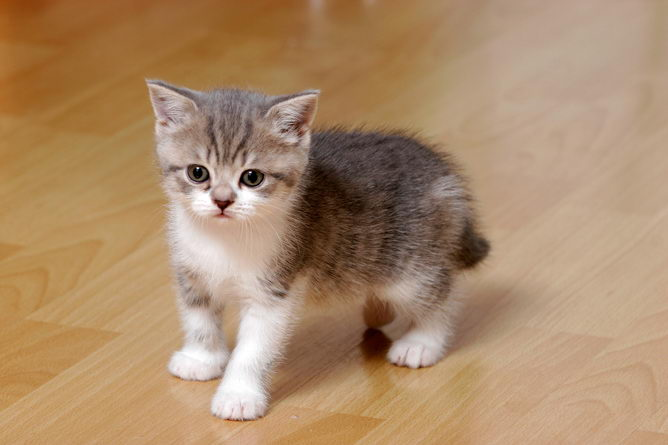
#> input picture healthykitten.jpg, 668 x 445 px
$ jupyter execute --allow-errors NumpyAndMatplotlib.ipynb   (shell and % lines are left out)   (older library calls are emulated)
#> lines starting #> are read from the running program, lines starting #| are printed output that depends on the picture
<font color="#551A8B">
# Introduction to Matplotlib and Numpy

At the top of each Python program, you should begin with <font color='green'>**import**<font color='black'> statements for each of the external modules that you plan to use. In this tutorial notebook, you will learn about some of the objects and functions found in the **Numpy** and **Matplotlib** modules.

Importing a module brings each of it's functions and objects into the current namespace only once per kernel. Even if you rerun the import code block again, the modules will not be reimported. This is less important for pre-made modules such as Numpy or Matplotlib, but it is good to be aware of if later on you write your own modules and then want to import an updated version.

<br>
<br>
In the code block below, matplotlib and numpy are imported and then, using the <font color='green'>**as**<font color="black"> keyword, assigned names that will be used to access their libraries within this kernel.

[cell 1]
import matplotlib.pyplot as plt # this imports matplotlib.pyplot using the name plt
import numpy as np # this imports numpy using the name np

# the below command tells the Jupyter notebook to produce plots within the browser

To use a function found within a module, use the following syntax: **<font color = 'blue'> module<font color = 'red'>.<font color = 'blue'>function**

<font color="#33A1DE">
#### Example:

[cell 2]
# create a list
ex_list = [12, 10,  5,  7,  6, 14,  1,  2]

# use numpy to find the standard deviation
np.std(ex_list)

<font color="#551A8B">
## Part 1: Numpy arrays

Start by opening the numpy reference guide for quick access during the remainder of this tutorial: https://docs.scipy.org/doc/numpy-1.13.0/reference/

Numpy contains functions to support the manipulation and analysis of arrays and lists. The background code contained in the numpy module is actually C and Fortran based and as a result, operations involving Numpy arrays tend to be considerably faster than the same operations on Python's built-in iteratable objects.

For this reason, we recommend using Numpy arrays for any large dataset instead of Python lists or tuples.

<font color="#33A1DE">
#### Example:

[cell 3]
# start by timing the numpy summation of a Python list

# make a python list containing 1000 random numbers
ex_list = [x for x in np.random.random(1000)]

# time how long it takes to sum the list

[cell 4]
# now cast the list to a numpy array and repeat the timer

ex_array = np.array(ex_list)

#### Generating numpy arrays

Now that you have seem one advantage of using Numpy arrays over Python lists, let's start an exploration of the Numpy array object.

<font color="#33A1DE">
#### Example: Casting a Python list to a Numpy array

[cell 5]
# create an empty list
example_list = []

# populate the list with all integers between 0 and 1000, divisible by 7
for n in range(1000):

    if n%7 == 0: example_list.append(n)

# cast the list to a Numpy array
np_array = np.array(example_list)

# print the results
print(np_array)

<font color="#EE7621">
### Task 1.1
<font color = "black"><br>

Below are examples of several Numpy array building routines.

* Uncomment each "x =" line one at a time and see the different arrays generated.
* Experiment with changing the parameters provided to the function and observe how the generated array changes.
* Uncomment the help lines to learn more about each array generation function.

[cell 6]
# this first example creates a python list [1,2,3,4,5,6,7,8,9]
# which is right away cast into a numpy array
x = np.array([1,2,3,4,5,6,7,8,9])

# [24 lines of commented-out code are left out]

print(x)

#### Indexing Numpy arrays

Below is a $6\times5$ numpy array of random integers.

[cell 7]
x = np.random.randint(100, size=(6,5))

print(x)

<font color="#EE7621">
### Task 1.2
<font color = "black"><br>

Read about numpy array indexing here: http://scipy-cookbook.readthedocs.io/items/Indexing.html

* print the element from the above array at row = 2, column = 3 (note: row and column counting starts at 0)
* print the entire first row
* print the entire first column
* print the 2D slice of the array from row = 1 to row = 5, and column = 1 to column = 4

<font color="#EE7621">
### Task 1.3
<font color = "black"><br>

Read about the numpy array indexing routines here: https://docs.scipy.org/doc/numpy-1.13.0/reference/routines.indexing.html

* Use the **where** routine to print the elements of the above array that are greater than 20
* Use the **diagonal** routine to print the elements along the diagonal

#### Array operations

Simple mathematical operations on Numpy arrays are element-wise. This means that the operation is done to each element individually.

<font color="#33A1DE">
#### Example:

[cell 8]
x = np.random.randint(20, size=5)
print('x =', x , '\n')

print('x + 2 =' , x + 2)
print('x - 2 =' , x - 2)
print('x * 2 =' , x * 2)
print('x / 2 =' , x / 2)
print('x ** 2 =' , x ** 2)

With two numpy arrays (of the same dimensions), element-wise operations are also simple.

<font color="#33A1DE">
#### Example:

[cell 9]
# for example

x = np.random.randint(1,20, size=5)
y = np.random.randint(1,20, size=5)

print('x =', x)
print('y =', y , '\n')

print('x + y =', x+y)
print('x - y =', x-y)
print('x * y =', x*y)
print('x / y =', x/y)

Some useful **attributes** (variables) associated with the Numpy array object are:
* shape
* size
* ndim
* T

Some useful **methods** (functions) associated with the Numpy array object are:
* min
* max
* mean
* copy

<font color="#EE7621">
### Task 1.4
<font color = "black"><br>
Experiment with each of the properties listed above using the Numpy array defined in the code block below. For example, try:

* x.shape
* x.shape[0] or x.shape[1]
* x.size
* x.ndim
* x.ndim[0] or x.ndim[1]
* x.T
* x.min() or x.max()
* x.mean()
* x.copy()

[cell 10]
x = np.random.randint(100, size=(4,8))

print(x)

<font color="#EE7621">
### Task 1.5
<font color = "black"><br>

* Read the code in the **two** block below. Can you explain what is happening here? There are times when this might be useful, but often this effect is not intended by the coder and has unexpected consequences.

* Use the Numpy array copy method to prevent the inadvertent change to array x

[cell 11]
x = np.random.randint(100, size=(4,8))
print('x =', x, '\n')

y = x
print('y =', y, '\n')

y[0] = 1
print('x =', x)

[cell 12]
def example(x):

    x[1] = 0

x = np.random.randint(100, size=(4,8))
print('x =', x, '\n')

example(x)
print('x =', x, '\n')

<font color="#EE7621">
### Task 1.6
<font color = "black"><br>

The Numpy module contains many useful functions for analysing, manipulating, and performing mathematical and statistical operations on Numpy arrays. Start by opening each of the links below and reading about the available routines.
* Array manipulation routines: https://docs.scipy.org/doc/numpy-1.13.0/reference/routines.array-manipulation.html
* Linear algebra: https://docs.scipy.org/doc/numpy-1.13.0/reference/routines.linalg.html
* Statistics: https://docs.scipy.org/doc/numpy-1.13.0/reference/routines.statistics.html

Choose functions that interest you from each package and experiment with their use on the arrays provided in the code block below.

[cell 13]
a = np.random.randint(100, size=(9,8))
b = np.random.randint(100, size=(9,8))
c = np.random.randint(100, size=(8,9))

<font color="#551A8B">
## Part 2: Making plots with Matplotlib
<font color = "black"><br>

Matplotlib contains functions and objects which can be used to generate 1D and 2D plots, scatter plots, histograms, and images. In this section, we will explore 1D plotting using Matplotlib.

Start by opening the matplotlib documentation website so you have it available for reference: https://matplotlib.org/2.2.2/tutorials/index.html

<font color="#33A1DE">
#### Example 1: A labeled 1D plot

[cell 14]
# --------------------- create some data to plot ---------------------
x = np.linspace(0,20,50)
y = 2*x**2 + 3*x + 4

# ------------------------------ plotting ----------------------------

# plot the data as a red solid line
plt.plot(x,y, 'r-')

# label the plot
plt.xlabel('x', fontsize=15)
plt.ylabel('y', fontsize=15)
plt.title('Example 1: $2x^2 + 3x + 4$', fontsize=15) # note that you can use latex in labels

# add a grid
plt.grid('on')

# increase the axis tick (numbers) font size
plt.tick_params(labelsize=12)
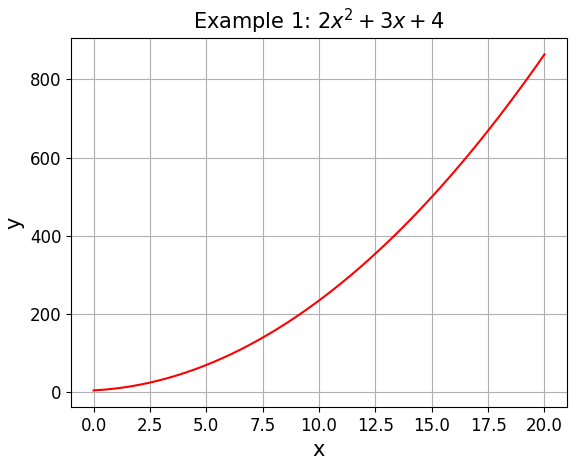
#> figure drawn by matplotlib, 1 panel; curve peaks at x = 20, y = 864

<font color="#33A1DE">
#### Example 2: Adding a legend, changing the figure size, and managing the axis range

[cell 15]
# --------------------- create some data to plot ---------------------
t = np.linspace(0,2*np.pi,50)
d1 = 2*t
d2 = 2*t + 0.5*3*t*t

# ------------------------------ plotting ----------------------------

# set the figure size
plt.figure(figsize=(6,4))

# plot two lines
plt.plot(t, d1, 'r--', label='constant spend') # red dashed line
plt.plot(t, d2, 'g-o', label='accelerated motion') # green line with circle markers

# label the plots
plt.xlabel('time (s)', fontsize=15)
plt.ylabel('distance (m)', fontsize=15)
plt.title('distance as a function of time', fontsize=15)

# add a grid
plt.grid('on')

# increase the axis tick (numbers) font size
plt.tick_params(labelsize=12)

# include a legend
plt.legend(loc='best', fontsize=12)

# change the x and y limits
plt.xlim(1,5)
plt.ylim(1,30);
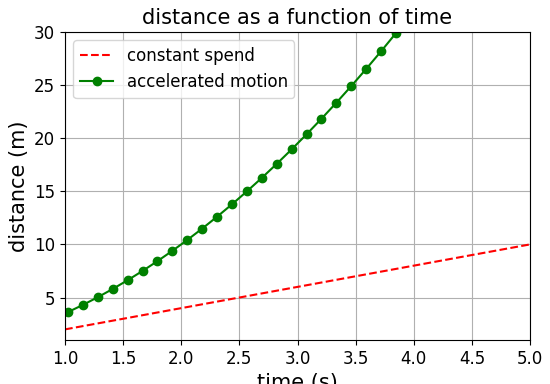
#> figure drawn by matplotlib, 1 panel; curve peaks at x = 6.28, y = 12.57; curve peaks at x = 6.28, y = 71.78

<font color="#EE7621">
### Task 2.1
<font color = "black"><br>

Using the arrays defined below, make a figure that looks like this:

[cell 16]
# --------------------- create some data to plot ---------------------

x = np.linspace(0,2*np.pi,50)
f1 = np.sin(x)
f2 = np.cos(x)

# ------------------------------ plotting ----------------------------

<font color="#33A1DE">
#### Example 3: Subplots

[cell 17]
# --------------------- create some data to plot ---------------------

x = np.linspace(0,5,100)
y = np.exp(x)

# ------------------------------ plotting ----------------------------

fig, ax = plt.subplots(1,2, figsize=(10,4))

ax[0].plot(x,y)
ax[0].set_xlabel('x', fontsize=12)
ax[0].set_ylabel('y', fontsize=12)
ax[0].set_title('$y=e^{x}$', fontsize=12)
ax[0].grid('on')

ax[1].plot(x,y)
ax[1].set_xlabel('x', fontsize=12)
ax[1].set_ylabel('y', fontsize=12)
ax[1].set_title('$y=e^{x}$ (log scale on the y-axis)', fontsize=12)
ax[1].set_yscale('log') # log scale on the y-axis
ax[1].grid('on')

# this line is needed to keep the plots spread out nicely
# so that the labels don't overlap
plt.tight_layout()
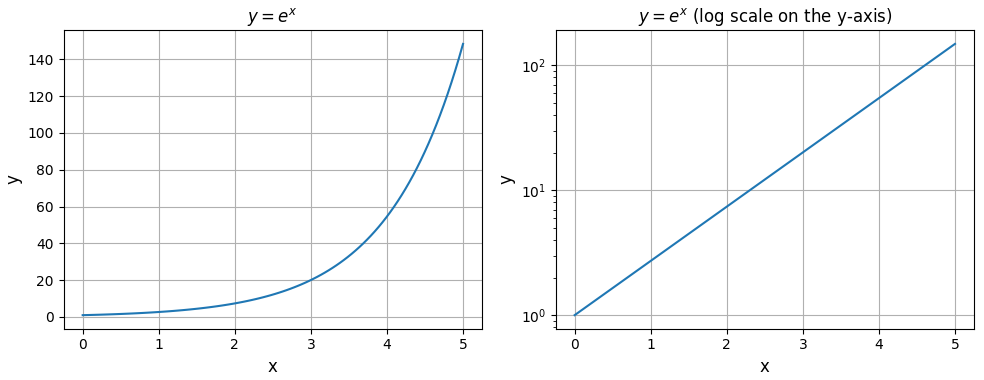
#> figure drawn by matplotlib, 2 panels; panel 1: curve peaks at x = 5, y = 148.4; panel 2: curve peaks at x = 5, y = 148.4

<font color="#33A1DE">
#### Example 4: More subplots

[cell 18]
# --------------------- create some data to plot ---------------------

x = np.linspace(0,np.pi,10)
y0 = np.exp(x)
y1 = np.sin(x)
y2 = np.cos(x)
y3 = np.tan(x)

# ------------------------------ plotting ----------------------------

# four subplots: 2 rows, 2 columns
fig, ax = plt.subplots(2,2, figsize=(10,6))

# top left
ax[0][0].plot(x,y0, 'rH-') # red hexagons connected by a lint
ax[0][0].set_xlabel('x', fontsize=12)
ax[0][0].set_ylabel('y', fontsize=12)
ax[0][0].set_title('$y=e^{x}$', fontsize=12)
ax[0][0].grid('on')

# top right
ax[0][1].plot(x,y1, 'g<') # green triangles pointing left
ax[0][1].set_xlabel('x', fontsize=12)
ax[0][1].set_ylabel('y', fontsize=12)
ax[0][1].set_title('$y=\sin(x)$', fontsize=12)
ax[0][1].grid('on')

# bottom left
ax[1][0].plot(x,y2, 'm*') # magenta stars
ax[1][0].set_xlabel('x', fontsize=12)
ax[1][0].set_ylabel('y', fontsize=12)
ax[1][0].set_title('$y=\cos(x)$', fontsize=12)
ax[1][0].grid('on')

# bottom right
ax[1][1].plot(x,y3, '--', color='#7D26CD') # hexadecimal colors can also be used
ax[1][1].set_xlabel('x', fontsize=12)
ax[1][1].set_ylabel('y', fontsize=12)
ax[1][1].set_title('$y=\\tan(x)$', fontsize=12)
ax[1][1].grid('on')

# try commenting out the tight_layout() line to see what happens without it
plt.tight_layout()

<font color="#EE7621">
### Task 2.2
<font color = "black"><br>

Using the arrays defined below, make a figure that looks like this:

[cell 19]
# --------------------- create some data to plot ---------------------

t = np.linspace(0, np.pi*3, 100)  # t --> time
x = 2*np.sin(5*t) - 5*np.cos(3*t) # x --> original signal

fft = np.fft.fft(x)
real = fft.real
imag = fft.imag
freq = np.fft.fftfreq(len(t), d=(t[1]-t[0]))

sorted_indices = np.argsort(freq)
freq = freq[sorted_indices] # frequency
real = real[sorted_indices] # Re(X) --> Fourier transform real part
imag = imag[sorted_indices] # Im (X) --> Fourier transform imaginary part

power = np.abs(fft)**2 # |X|^2 --> power

# ------------------------------ plotting ----------------------------

### Passing a subplot axis to a function

In Python, everything is an object, including plots, and any object can passed to functions as arguments. This allows us to write functions to label and customize our subplots, to save time and prevent writing the same code over and over.

<font color="#33A1DE">
#### Example 5: A function to plot, add a grid, and set the title of a subplot

[cell 20]
def plot_grid_and_title(ax, x, y, title, grid=True):
    # note that the default value of grid is set to True
    # so if no value is given, grid will be True
    # but the user can choose to set grid=False in the function call
    ax.plot(x,y)

    ax.set_title(title)

    if grid:
        ax.grid('on')

# make the data to plot
x = np.linspace(-2,2, 20)
y1 = x**2
y2 = x**3

# create the figure and subplots
fig, ax = plt.subplots(1,2, figsize=(10,4))

# call plot_grid_and_title to plot and label the data
plot_grid_and_title(ax[0], x, y1, '$y=x^2$')
plot_grid_and_title(ax[1], x, y2, '$y=x^3$', grid=False)

plt.tight_layout()

<font color="#EE7621">
### Task 2.3
<font color = "black"><br>

Write a Python function that can:
* plot x vs y given two data arrays
* allow the user to choose the color and line type of the plot
* add a grid if desired
* set the title, xlabel and ylabel
* choose a fontsize for the labels
* choose a different fontsize for the axis ticks
* set the xlim and ylim

<font color="#EE7621">
### Task 2.4
<font color = "black"><br>

Use the function you wrote in task 2.3 to create a figure that looks like this from the data below.

[cell 21]
# --------------------- create some data to plot ---------------------

x = np.linspace(0, 2*np.pi, 50)

y1 = 4*np.sin(2*x)
y2 = 9*np.cos(3*x)
y3 = y1-y2
y4 = y1*y2

# ------------------------------ plotting ----------------------------

<font color="#33A1DE">
#### Example 6: Generating histograms

[cell 22]
# --------------------- create some data to plot ---------------------

# this produces an array containing 5000 floats between 0 and 1
# sampled from a uniform distribution
x = np.random.random(5000)

# ------------------------- labeling function ------------------------

def label_hist(ax, title, xlabel, ylabel, grid=True):
    ax.set_title(title, fontsize=13)
    ax.set_xlabel(xlabel, fontsize=13)
    ax.set_ylabel(ylabel, fontsize=13)

    if grid: ax.grid('on')

# ------------------------------ plotting ----------------------------

fig, ax = plt.subplots(1,3, figsize=(15,4))

# left
ax[0].hist(x);
label_hist(ax[0], 'Default histogram', 'number', 'counts')

# middle
ax[1].hist(x, bins=25, facecolor='#FFC1C1', edgecolor='black');
label_hist(ax[1], 'Customized histogram', 'number', 'counts')

# right
ax[2].hist(x, bins=10, facecolor='#BFEFFF', edgecolor='black', normed=True);
label_hist(ax[2], 'Normalized histogram', 'number', 'counts')

plt.tight_layout()

<font color="#EE7621">
### Task 2.4
<font color = "black"><br>

Create a histogram of the data provided in the code block below. Customize according to your preference.

Note: The following URL gives a comprehensive list of hexadecimal color possibilities http://www.december.com/html/spec/color.html

[cell 23]
# --------------------- create some data to plot ---------------------

# this produces an array containing 5000 floats, sampled from a normal distribution
# with standard deviation of 1 centred at 0
x = np.random.randn(5000)

# ------------------------------ plotting ----------------------------

<font color="#551A8B">
## Part 3: Using Numpy to import data

The Numpy function **genfromtxt** allows you to import data from **.csv**, **.tsv**, or **.dat** files.
* Each column of the data file can be read in as a separate **Numpy array** contained within a **Python dictionary**.
* The **usecol**s argument accepts a **tuple** indicating which columns to import (the first column is 0)
* By setting the **names** argument of the **genfromtxt** function to **True**, the header (top cell of each column) is imported as the dictionary **key** for the respective data array

To learn more about genfromtxt, uncomment the help statement below:

[cell 24]
#help(np.genfromtxt)

<font color="#33A1DE">
#### Example: Use **genfromtxt** to import TGSS tsv file
<font color = "black"><br>

In the example below, data from the TIFR GMRT Sky Survey (TGSS) is imported into this Python kernel. The TGSS data contains information about location, size, and flux of 13218 radio sources.

#> (a cell that did not finish here is left out)

<font color="#EE7621">
### Task 3.1
<font color = "black"><br>

Make a scatter plot (https://matplotlib.org/api/_as_gen/matplotlib.pyplot.scatter.html) of the location and relative brightness (Integrated Flux) of the 100 brighest sources.

* plot Declination vs. Right ascension
* use either markersize (size) or color (cmap), or both, to show relative brightness
    * https://matplotlib.org/examples/color/colormaps_reference.html
* try to plot right ascension increasing from right to left instead of left to right (hint: change the xlim)

<font color="#EE7621">
### Task 3.2
<font color = "black"><br>

Make a plot of brightness as a function of area (calculate using major axis and minor axis of the sources) using all sources.

* Create an array of sources areas calculated using the minor and major axis data arrays.
* Try to sort both the area array and the integrated flux array by increasing area (the Numpy function argsort may be useful here)
* Generate a line plot of brightness as a function of area

(We haven't tested this, so we don't know if this is going to be interesting or useful. Let us know!)

<font color="#EE7621">
### Task 3.3: Fitting a model to data (was good for a Nobel prize)
<font color = "black"><br>

*Adapted from the exercise written by Gijs Nelemans for Programmeren 2 (Introductory Scientific Programming with Python) at Radboud University Nijmegen*

From the theory of General Relativity it can be derived that the global evolution of the Universe (described by the scale factor of the Universe R) is governed by the Friedmann equation

$$\bigg(\frac{dR}{dt}\bigg) = \frac{8\pi G\rho}{3} - \frac{kc^2}{R^2}$$

with $\rho$ the density (or density equivalent with the energy density via $E=mc^2$) and $k$ a constant that depends on the geometry of space and in our Universe is (very close to) 0. It can be interpreted in a Newtonian fashion as a kinetic energy term on the left hand side and a potential energy term due to gravity on the right hand side (similarly to a ball thrown upwards on Earth). From that interpretation it is clear that the expansion is expected to decelerate (as the ball decelerates in the Earth gravitational field).

The expansion in the past and thus the deceleration can be measured directly by looking at the scale factor as a function of lookback time (i.e. distance, since light has a finite velocity and thus objects far away are seen at early times). This can be done by comparing the physical distance to an object with the redshift of the light it emits (which is caused by an increase of $R$.

In this exercise we will use supernovae to measure the deceleration of the Universe, using data from the paper “Observational Evidence from Supernovae for an Accelerating Universe and a Cosmological Constant” (Astronomical Journal, 116, 1009, 1998). Two data files containing tables (z_mu.dat and logcz_mu.dat) have been provided, or if you prefer, you can get them directly from the website of the journal ( http://iopscience.iop.org/1538-3881/116/3/1009/)

<font color="blue">**(a)**<font color="black"> Use genfromtxt as shown above to read in the in the redshift $z = v/c$, the so-called distance modulus $\mu$ and its error from the first file (z_mu.dat). In the second file the redshift is given as $\log cz$, i.e. the log of the speed of light times the redshift, but note that the unit of $cz$ that is used is $km/s$ not $m/s$! Convert the $\log cz$ array to a $z$ array.

<font color="blue">**(b)**<font color="black"> Collect the data from both files into a set of three arrays, $z$, $\mu$ and error, or into a single 3D array.

<font color="blue">**(c)**<font color="black"> The distance modulus is an archaic unit used by astronomers and denotes the number of “magnitudes” that an object looks fainter than the same object at a reference distance of $10pc$. Magnitudes originate in the past when they were used to estimate the brightness of objects by eye. They can be converted to the more physical unit of “luminosity distance” $D_L$ by

$$\mu = 5\log D_L +25$$

where $D_L$ has the unit $Mpc$. Calculate $D_L$ and its error from the values of $\mu$.

(OPTIONAL: plot the so-called Hubble diagram in which $\mu$ is plotted versus $z$, with errorbars!)

<font color="blue">**(d)**<font color="black"> The solution for $R(t)$ can be locally (i.e. around the current time) be written as

$$R(t) = R_0 + \dot{R}t + \frac{1}{2}\ddot{R}t^2$$

With definition of the Hubble constant $H_0 = \dot{R}/R_0$ and the “deceleration parameter” $q_0 = −\ddot{R}/(R_0H_0^2)$

$$\frac{R(t)}{R_0} = 1 + H_0t - 0.5H_0^2 q_0 t^2$$

With some algebra it can be shown that this yields (for $D_L$ in $Mpc$ and $c$ in $km/s$!)

$$D_L(z) = \frac{c}{H_0}[z+0.5(1-q_0)z^2]$$

Fit this function to the data and thus determine the values of $H_0$ and $q_0$. The minus sign in the definition of $q_0$ reflects the assumption that the expansion of the Universe should be slowing down, yielding a positive value of $q_0$. The data you just fitted showed this to be incorrect and for that finding some of the authors of this paper were awarded the 2011 Nobel Prize in Physics.

For a fitting method, read about Numpy's **polyfit** and **polyval** functions

* https://docs.scipy.org/doc/numpy/reference/generated/numpy.polyfit.html
* https://docs.scipy.org/doc/numpy-1.14.0/reference/generated/numpy.polyval.html

<font color="blue">**(e)**<font color="black"> Make a (fully annotated) plot of the data (with error bars) and the fit that you made to the data.

* https://matplotlib.org/1.2.1/examples/pylab_examples/errorbar_demo.html

<font color="#551A8B">
# Part 4: Importing fits images and Matplotlib imshow >

<font color="#33A1DE">
### Importing images

The imageio module allows you to import images into your Python kernel as Numpy arrays containing rgb information.

http://imageio.readthedocs.io/en/latest/userapi.html

[cell 26]
import imageio as io

example_image = io.imread('healthykitten.jpg')
#> example_image is the input picture: shape (445, 668, 3); mean R, G, B 171.3, 138.8, 106.3
#> (the rest of the program and of its run is left out)
